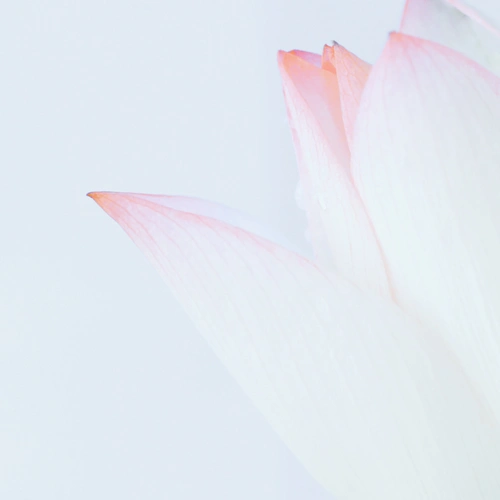
#> input picture novel_reader/首图/5.png, 500 x 500 px, found by its file name
$ python expand_image.py
#> lines starting #> are read from the running program, lines starting #| are printed output that depends on the picture
from PIL import Image
import os

def expand_image(input_path, output_path):
#> called with input_path = 'C:\\Users\\lenovo\\Desktop\\5.png', output_path = 'tools/expanded_1080x1440.png'
    try:
        if not os.path.exists(input_path):
            print(f"Error: Input file not found at {input_path}")
            return

        # Open the image
        img = Image.open(input_path)
#> img is the input picture: PIL image 500x500 RGB; mean R, G, B 227.5, 233.2, 240.7
        print(f"Original image size: {img.size}")
#| Original image size: (500, 500)

        # Crop 540x120 from top-left (0, 0)
        # We need a 540x120 patch to tile 2x12 times to get 1080x1440
        crop_width = 540
        crop_height = 120

        # Ensure image is large enough
        if img.width < crop_width or img.height < crop_height:
            print(f"Warning: Image is smaller than crop size ({crop_width}x{crop_height}). Resizing to fit crop size first.")
            img = img.resize((max(img.width, crop_width), max(img.height, crop_height)))
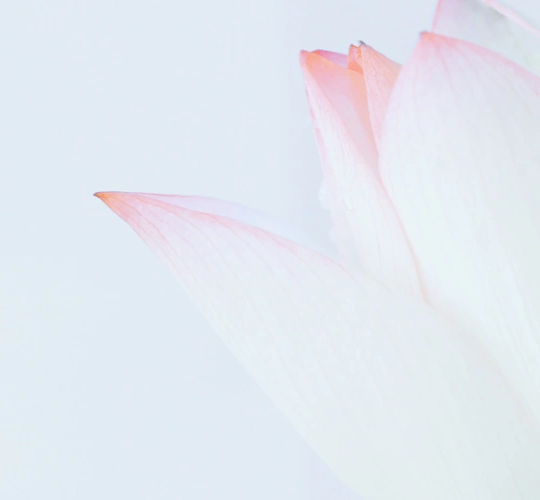
#> img: PIL image 540x500 RGB; mean R, G, B 227.5, 233.2, 240.7

        patch = img.crop((0, 0, crop_width, crop_height))
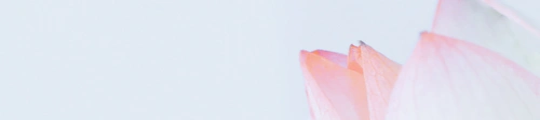
#> patch: PIL image 540x120 RGB; mean R, G, B 226.2, 227.2, 237.3
        print(f"Cropped patch size: {patch.size}")
#| Cropped patch size: (540, 120)

        # Target size
        target_width = 1080
        target_height = 1440

        # Create new blank image
        new_img = Image.new('RGB', (target_width, target_height))
#> new_img: PIL image 1080x1440 RGB; every value is 0

        # Calculate grid size
        cols = target_width // crop_width  # 1080 / 540 = 2
        rows = target_height // crop_height # 1440 / 120 = 12

        print(f"Tiling {cols}x{rows} grid...")

        for x in range(cols):
            for y in range(rows):
                # Paste the patch at the calculated position
                position = (x * crop_width, y * crop_height)
                new_img.paste(patch, position)
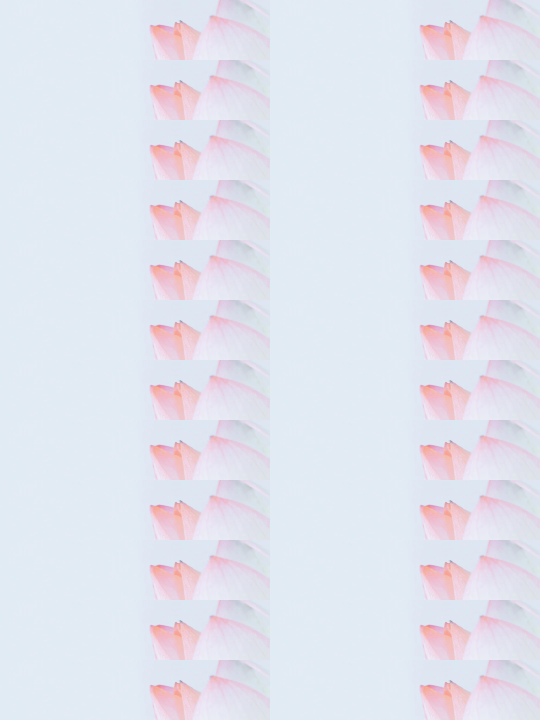
#> new_img: PIL image 1080x1440 RGB (shown at 1/2 size); mean R, G, B 226.2, 227.2, 237.3

        # Save the result
        new_img.save(output_path)
        print(f"Successfully saved expanded image to: {os.path.abspath(output_path)}")

    except Exception as e:
        print(f"Error: {e}")

if __name__ == "__main__":
    # Input image path provided by user
    input_file = r"C:\Users\lenovo\Desktop\5.png"

    # Output file in the current directory (temp_image_expand)
    output_file = os.path.join(os.path.dirname(__file__), "expanded_1080x1440.png")

    expand_image(input_file, output_file)

$ run again, with novel_reader/首图/2.png copied over novel_reader/首图/5.png
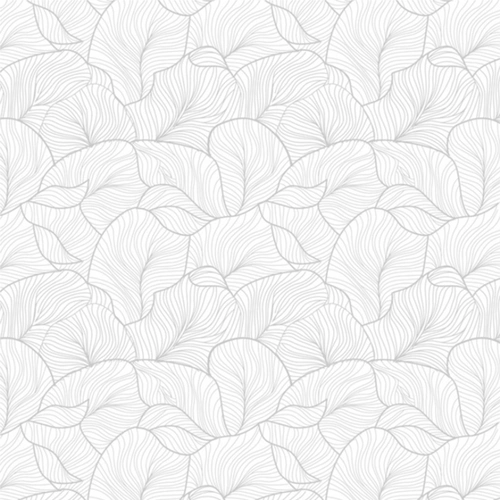
#> input picture novel_reader/首图/2.png, 500 x 500 px, found by its file name
#> in expand_image, img is the input picture: PIL image 500x500 RGB; mean R, G, B 241.7, 241.7, 241.7
#| Original image size: (500, 500)
#> img: PIL image 540x500 RGB
#> in expand_image, `patch = img.crop((0, 0, crop_width, crop_height))`:
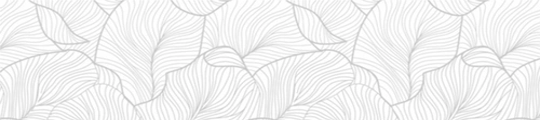
#> patch: PIL image 540x120 RGB; mean R, G, B 241.7, 241.7, 241.7
#| Cropped patch size: (540, 120)
#> after the loop in expand_image, `for x in range(cols):`:
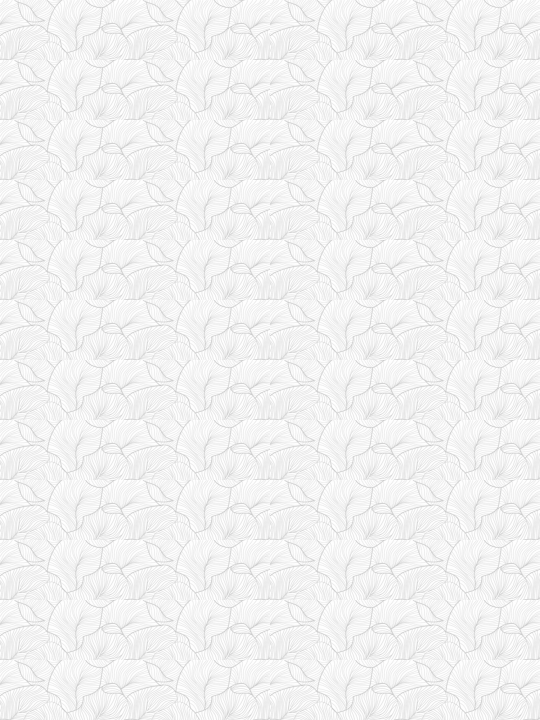
#> new_img: PIL image 1080x1440 RGB (shown at 1/2 size); mean R, G, B 241.7, 241.7, 241.7

$ run again, with novel_reader/首图/3.png copied over novel_reader/首图/5.png
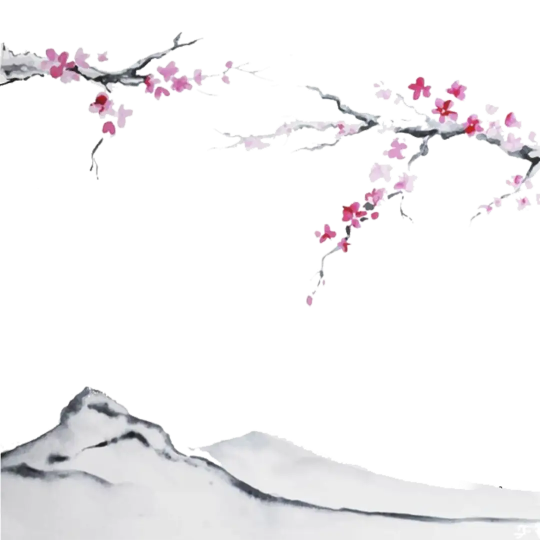
#> input picture novel_reader/首图/3.png, 1080 x 1080 px, found by its file name (shown at 1/2 size)
#> in expand_image, img is the input picture: PIL image 1080x1080 RGBA; mean R, G, B, A 49.2, 47.9, 49.2, 55.5
#| Original image size: (1080, 1080)
#> in expand_image, `patch = img.crop((0, 0, crop_width, crop_height))`:
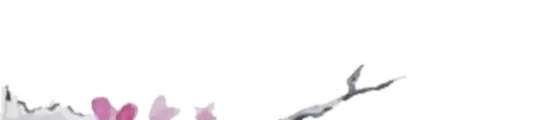
#> patch: PIL image 540x120 RGBA; mean R, G, B, A 16, 14.9, 15.7, 16; transparent parts drawn white
#| Cropped patch size: (540, 120)
#> after the loop in expand_image, `for x in range(cols):`:
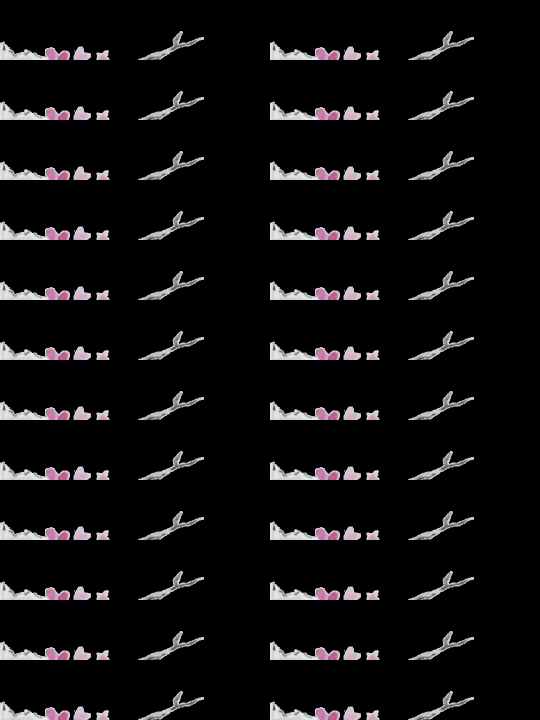
#> new_img: PIL image 1080x1440 RGB (shown at 1/2 size); mean R, G, B 16, 14.9, 15.7
